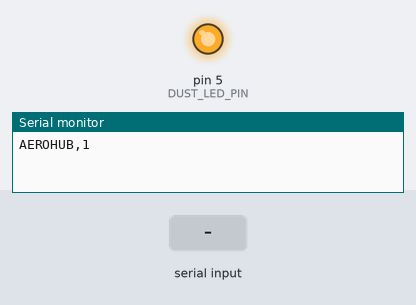
The sketch below on a simulated Arduino Uno, built with avr-gcc and run on an emulated ATmega328P. Parts: output pins drawn as LEDs (lit = HIGH), the last lines printed to the serial monitor. The test bench sets the inputs (shaded band).

Above: at 1.2 s.
1.3 s: "L90\n" received over Serial
At 2.3 s:
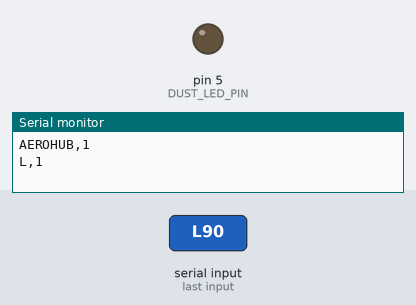
2.8 s: "L,45\n" received over Serial
At 3.5 s:
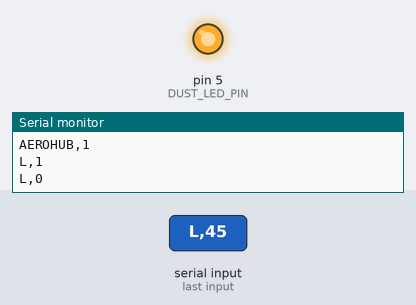
Timing chart, 0 to 5.8 s (numbered marks = the images above; inputs shaded):
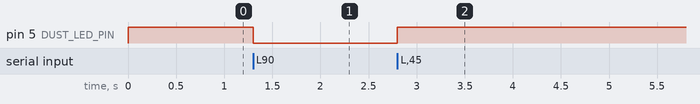

Measured:
- after the input at 1.3 s, pin 5 (DUST_LED_PIN): HIGH → LOW at once
- after the input at 2.8 s, pin 5 (DUST_LED_PIN): LOW → HIGH at once

The sketch:

air_sensors.ino
```cpp
/*
 * AERO-HUB Arduino Uno sensor bridge
 * ----------------------------------
 * The Raspberry Pi has no analog inputs. This sketch turns an Arduino Uno
 * (or Nano) into a 10-bit ADC and answers requests over USB serial.
 *
 * It also drives the Sharp GP2Y1010AU0F dust-sensor LED itself, so the
 * 280 us sample delay stays precise instead of being stretched by USB/serial
 * latency.
 *
 * Wiring
 * ------
 *   Arduino A0  <- MQ-7   AOUT   (direct; the Uno ADC is 5 V tolerant)
 *   Arduino A1  <- MQ-135 AOUT   (direct)
 *   Arduino A2  <- Sharp dust Vo
 *   Arduino D5  -> dust LED pin 3 (direct sink) or 1 kOhm -> NPN base
 *   Arduino GND <-> Pi GND and sensor GND
 *   Arduino USB -> Raspberry Pi USB
 *
 * No USB? Power the Uno separately and use the Pi GPIO UART instead:
 *   Arduino GND      -> Pi GND (pin 6)
 *   Arduino TX (1)   -> 1k/2k divider -> Pi RX/GPIO15 (pin 10)
 *   Arduino RX (0)   <- Pi TX/GPIO14 (pin 8)
 * Upload the sketch over USB before connecting pins 0/1.
 *
 * Protocol (115200 baud, newline terminated, ASCII)
 * -------------------------------------------------
 *   I        ->  AEROHUB,1          firmware identity / handshake
 *   R0..R5   ->  V,<0..1023>        analogRead(A0..A5)
 *   D        ->  D,<0..1023>        pulse the dust LED, then sample A2
 *   L0 / L1  ->  L,0 / L,1          LED drive polarity (0=active-low, 1=active-high)
 *
 * Anything else returns ERR,command.
 *
 * Flash with the Arduino IDE: Tools -> Board -> Arduino Uno,
 * Tools -> Port -> the port that appeared when you plugged it into the Pi.
 */

const uint8_t DUST_LED_PIN = 5;
const uint8_t DUST_SENSE_PIN = A2;
// true  = transistor/active-high drive (base pulled HIGH turns the LED on)
// false = active-low drive (PNP high-side or direct wiring)
// This build uses the no-transistor direct-sink circuit on D5, so LOW turns
// the LED on. The Pi can still override this at startup with L0/L1.
bool dustLedActiveHigh = false;

const unsigned long SERIAL_BAUD = 115200;
const uint8_t MAX_CHANNEL = 5;  // A0..A5 on an Uno/Nano

char buffer[16];
uint8_t length = 0;

void dustLed(bool on) {
  bool level = dustLedActiveHigh ? on : !on;
  digitalWrite(DUST_LED_PIN, level ? HIGH : LOW);
}

void setup() {
  pinMode(DUST_LED_PIN, OUTPUT);
  dustLed(false);
  Serial.begin(SERIAL_BAUD);
  Serial.println(F("AEROHUB,1"));
}

void loop() {
  while (Serial.available() > 0) {
    char c = Serial.read();
    if (c == '\n' || c == '\r') {
      if (length > 0) {
        buffer[length] = '\0';
        handleCommand();
        length = 0;
      }
    } else if (length < sizeof(buffer) - 1) {
      buffer[length++] = c;
    }
  }
}

void handleCommand() {
  char command = buffer[0];

  if (command == 'I') {
    Serial.println(F("AEROHUB,1"));
    return;
  }

  if (command == 'R') {
    int channel = atoi(buffer + 1);
    if (channel < 0 || channel > MAX_CHANNEL) {
      Serial.println(F("ERR,channel"));
      return;
    }
    int raw = analogRead(A0 + channel);
    Serial.print(F("V,"));
    Serial.println(raw);
    return;
  }

  if (command == 'L') {
    int mode = atoi(buffer + 1);
    dustLedActiveHigh = (mode != 0);
    dustLed(false);
    Serial.print(F("L,"));
    Serial.println(dustLedActiveHigh ? 1 : 0);
    return;
  }

  if (command == 'D') {
    dustLed(true);
    delayMicroseconds(280);           // datasheet sample point
    int raw = analogRead(DUST_SENSE_PIN);
    delayMicroseconds(40);
    dustLed(false);
    delay(10);                        // 10 ms between LED pulses
    Serial.print(F("D,"));
    Serial.println(raw);
    return;
  }

  Serial.println(F("ERR,command"));
}
```
